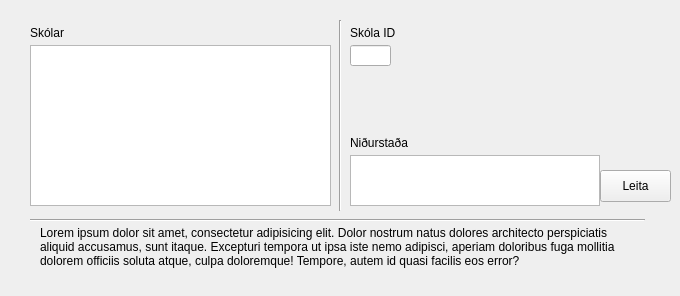
      <widget class="QWidget" name="schoolsTabRead">
       <attribute name="title">
        <string>Skóli</string>
       </attribute>
       <widget class="QLabel" name="label_37">
        <property name="geometry">
         <rect>
          <x>40</x>
          <y>226</y>
          <width>595</width>
          <height>61</height>
         </rect>
        </property>
        <property name="text">
         <string>Lorem ipsum dolor sit amet, consectetur adipisicing elit. Dolor nostrum natus dolores architecto perspiciatis aliquid accusamus, sunt itaque. Excepturi tempora ut ipsa iste nemo adipisci, aperiam doloribus fuga mollitia dolorem officiis soluta atque, culpa doloremque! Tempore, autem id quasi facilis eos error?</string>
        </property>
        <property name="textFormat">
         <enum>Qt::AutoText</enum>
        </property>
        <property name="scaledContents">
         <bool>false</bool>
        </property>
        <property name="alignment">
         <set>Qt::AlignLeading|Qt::AlignLeft|Qt::AlignTop</set>
        </property>
        <property name="wordWrap">
         <bool>true</bool>
        </property>
       </widget>
       <widget class="Line" name="line_12">
        <property name="geometry">
         <rect>
          <x>30</x>
          <y>210</y>
          <width>615</width>
          <height>20</height>
         </rect>
        </property>
        <property name="orientation">
         <enum>Qt::Horizontal</enum>
        </property>
       </widget>
       <widget class="QTreeWidget" name="treeWidget_7">
        <property name="geometry">
         <rect>
          <x>350</x>
          <y>155</y>
          <width>250</width>
          <height>51</height>
         </rect>
        </property>
        <property name="alternatingRowColors">
         <bool>false</bool>
        </property>
        <property name="columnCount">
         <number>0</number>
        </property>
       </widget>
       <widget class="QPushButton" name="pushButton_13">
        <property name="geometry">
         <rect>
          <x>600</x>
          <y>170</y>
          <width>71</width>
          <height>32</height>
         </rect>
        </property>
        <property name="text">
         <string>Leita</string>
        </property>
       </widget>
       <widget class="QTreeWidget" name="treeWidget_8">
        <property name="geometry">
         <rect>
          <x>30</x>
          <y>45</y>
          <width>301</width>
          <height>161</height>
         </rect>
        </property>
        <property name="alternatingRowColors">
         <bool>true</bool>
        </property>
        <property name="columnCount">
         <number>0</number>
        </property>
       </widget>
       <widget class="QLabel" name="label_52">
        <property name="geometry">
         <rect>
          <x>350</x>
          <y>20</y>
          <width>101</width>
          <height>20</height>
         </rect>
        </property>
        <property name="text">
         <string>Skóla ID</string>
        </property>
        <property name="alignment">
         <set>Qt::AlignBottom|Qt::AlignLeading|Qt::AlignLeft</set>
        </property>
       </widget>
       <widget class="QLabel" name="label_53">
        <property name="geometry">
         <rect>
          <x>30</x>
          <y>20</y>
          <width>101</width>
          <height>20</height>
         </rect>
        </property>
        <property name="text">
         <string>Skólar</string>
        </property>
        <property name="alignment">
         <set>Qt::AlignBottom|Qt::AlignLeading|Qt::AlignLeft</set>
        </property>
       </widget>
       <widget class="QLineEdit" name="lineEdit_6">
        <property name="geometry">
         <rect>
          <x>350</x>
          <y>45</y>
          <width>41</width>
          <height>21</height>
         </rect>
        </property>
        <property name="text">
         <string/>
        </property>
        <property name="maxLength">
         <number>11</number>
        </property>
        <property name="clearButtonEnabled">
         <bool>false</bool>
        </property>
       </widget>
       <widget class="QLabel" name="label_55">
        <property name="geometry">
         <rect>
          <x>350</x>
          <y>130</y>
          <width>101</width>
          <height>20</height>
         </rect>
        </property>
        <property name="text">
         <string>Niðurstaða</string>
        </property>
        <property name="alignment">
         <set>Qt::AlignBottom|Qt::AlignLeading|Qt::AlignLeft</set>
        </property>
       </widget>
       <widget class="Line" name="line_52">
        <property name="geometry">
         <rect>
          <x>330</x>
          <y>20</y>
          <width>20</width>
          <height>191</height>
         </rect>
        </property>
        <property name="orientation">
         <enum>Qt::Vertical</enum>
        </property>
       </widget>
      </widget>
